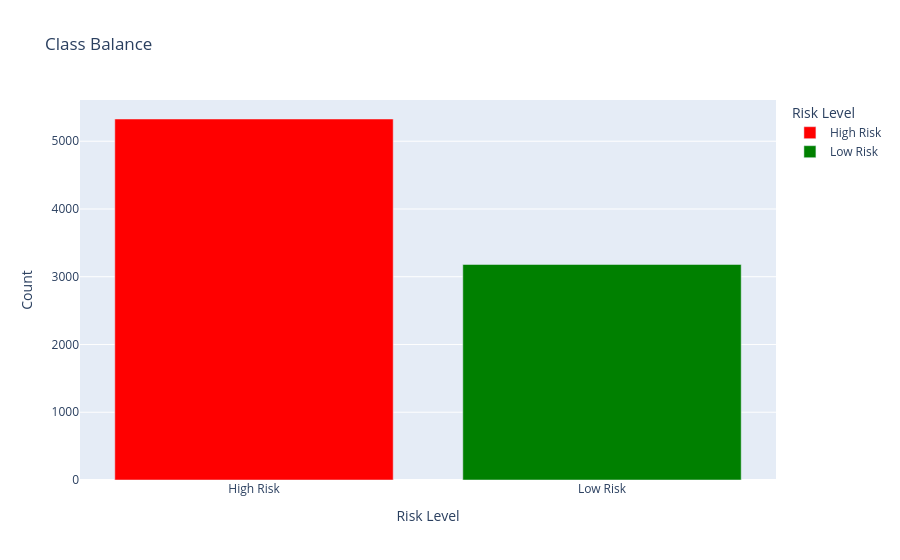

Notebook source saved alongside this figure:
### Markdown cell above
## 2. Risk Distribution
We need to know how many patients are 'High Risk' vs 'Low Risk'. If we have too few of one group, the AI might not learn correctly.

### Code cell
risk_counts = df['risk'].value_counts().reset_index()
risk_counts.columns = ['Risk Level', 'Count']
risk_counts['Risk Level'] = risk_counts['Risk Level'].map({0: 'Low Risk', 1: 'High Risk'})

px.bar(risk_counts, x='Risk Level', y='Count', color='Risk Level', 
       title="Class Balance", color_discrete_map={'Low Risk': 'green', 'High Risk': 'red'})

### Figure 1 — Plotly figure (JSON) as saved in the notebook; plotly's stock layout.template omitted (floating-point values rounded to 4 significant figures)
{"data": [{"alignmentgroup": "True", "hovertemplate": "Risk Level=%{x}<br>Count=%{y}<extra></extra>", "legendgroup": "High Risk", "marker": {"color": "red", "pattern": {"shape": ""}}, "name": "High Risk", "offsetgroup": "High Risk", "orientation": "v", "showlegend": true, "textposition": "auto", "type": "bar", "x": ["High Risk"], "xaxis": "x", "y": [5328], "yaxis": "y"}, {"alignmentgroup": "True", "hovertemplate": "Risk Level=%{x}<br>Count=%{y}<extra></extra>", "legendgroup": "Low Risk", "marker": {"color": "green", "pattern": {"shape": ""}}, "name": "Low Risk", "offsetgroup": "Low Risk", "orientation": "v", "showlegend": true, "textposition": "auto", "type": "bar", "x": ["Low Risk"], "xaxis": "x", "y": [3181], "yaxis": "y"}], "layout": {"barmode": "relative", "legend": {"title": {"text": "Risk Level"}, "tracegroupgap": 0}, "title": {"text": "Class Balance"}, "xaxis": {"anchor": "y", "categoryarray": ["High Risk", "Low Risk"], "categoryorder": "array", "domain": [0, 1], "title": {"text": "Risk Level"}}, "yaxis": {"anchor": "x", "domain": [0, 1], "title": {"text": "Count"}}}}
